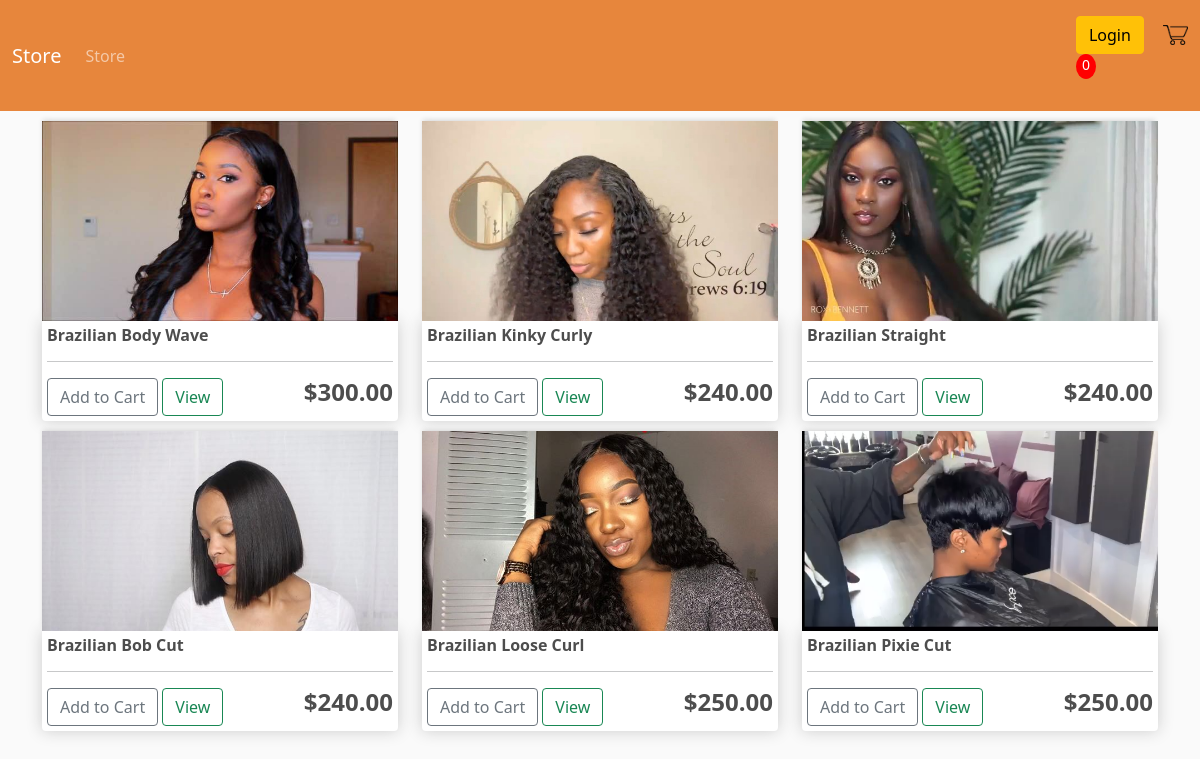
The page / on the database its author committed.
### store/models.py (models this page shows, shortened)
class Product(models.Model):
    name = models.CharField(max_length= 200, null= True)
    price = models.FloatField()
    digital = models.BooleanField(default=False, null=True, blank=True)
    image = models.ImageField(null=True, blank=True)
    @property
    def imageUrl(self):
        try:
            url= self.image.url
        except:
            url=''
        return url

### store/views.py (the view)
# urls.py: path('', views.store, name="store"),
def store(request):
	if request.user.is_authenticated:
		customer = request.user.customer
		order, created = Order.objects.get_or_create(customer=customer, complete=False)   #quering and odject or creating one
		items = order.orderitem_set.all()
		cartItems = order.get_cart_items
	else:
		items = []
		order  = {'get_cart_total':0, 'get_cart_items':0, 'shipping':False}
		cartItems = order['get_cart_items']
	products = Product.objects.all()
	context = {'products': products, 'cartItems':cartItems }
	return render(request, 'store/store.html', context)

### store/templates/store/store.html
{% extends 'store/main.html'%}
{%load static%}
{% block content %}
    <div class="row">
      {% for product in products%}
      <div class="col-lg-4">
        <img class="thumbnail" src="{{product.imageUrl}}" alt="">
        <div class="box-element product">
          <h6><strong>{{product.name}} </strong></h6>
          <hr>
          <button data-product={{product.id}} data-action="add" class="btn btn-outline-secondary add-btn update-cart" >Add to Cart </button>
          <a class="btn btn-outline-success" href="#">View</a>
          <h4 style="display: inline-block; float: right"> <strong> ${{product.price|floatformat:2}}</strong> </h4>
        </div>
      </div>
      {% endfor%}
    </div>
{% endblock content%}

### store/templates/store/main.html (shortened to what this page needs)
<!DOCTYPE html>
{%load static%}
<html lang="en" dir="ltr">
  <head>
    <link href="https://cdn.jsdelivr.net/npm/bootstrap@5.0.0-beta2/dist/css/bootstrap.min.css" rel="stylesheet">
    <link rel="stylesheet"  type = 'text/css' href="{% static 'css/main.css'%}">
  </head>
  <body>
    <nav class="navbar navbar-expand-lg navbar-dark bg-dark">
      <div class="container-fluid">
      <a class="navbar-brand" href="{% url 'store' %}"> Store </a>
          <div class="collapse navbar-collapse" id="navbarSupportedContent">
          <ul class="navbar-nav me-auto mb-2 mb-lg-0">
          <li class="nav-item active">
          <a class="nav-link" href="{% url 'store' %}">Store </a>
          </li>
          </ul>
          <div class="d-inline my-2 mr-sm-0">
            <a href="#" class="btn btn-warning">Login</a>
            <a href="{% url 'cart' %}">
            <img  id="cart-icon" src="{% static 'images/cart.png' %}"></a>
            <p id="cart-total">{{cartItems}}</p>
          </div>
          </div>
        </div>
    </nav>
    <div class= "container">
      {% block content%}
      {% endblock content%}
    </div>
  </body>
</html>

### store/static/css/main.css (style rules this page uses)
body { background-color: hsl(0, 0%, 98%); }
h1,h2,h3,h4,h5,h6 { color:hsl(0, 0%, 30%); }
.box-element { box-shadow:hsl(0, 0%, 80%) 0 0 16px; background-color: #fff; border-radius: 4px; padding: 5px; }
.thumbnail { width: 100%; height: 200px; -webkit-box-shadow: -1px -3px 5px -2px rgba(214,214,214,1); -moz-box-shadow: -1px -3px 5px -2px rgba(214,214,214,1); box-shadow: -1px -3px 5px -2px rgba(214,214,214,1); }
.product { border-radius: 0 0 4px 4px; }
.bg-dark { background-color: #e7863c!important; }
#cart-icon { width:25px; display: inline-block; margin-left: 15px; }
#cart-total { display: block; text-align: center; color:#fff; background-color: red; width: 20px; height: 25px; border-radius: 50%; font-size: 14px; }
.col-lg-4, .col-lg-6, .col-lg-8, .col-lg-12 { margin-top: 10px; }
.btn { border-radius: 10; }

### rows shown on the page
Product: imageUrl (picture), name "Brazilian Body Wave", price "300.00"
Product: imageUrl (picture), name "Brazilian Kinky Curly", price "240.00"
Product: imageUrl (picture), name "Brazilian Straight", price "240.00"
Product: imageUrl (picture), name "Brazilian Bob Cut", price "240.00"
Product: imageUrl (picture), name "Brazilian Loose Curl", price "250.00"
Product: imageUrl (picture), name "Brazilian Pixie Cut", price "250.00"

### other values the page prints
{{ cartItems }} "0"
